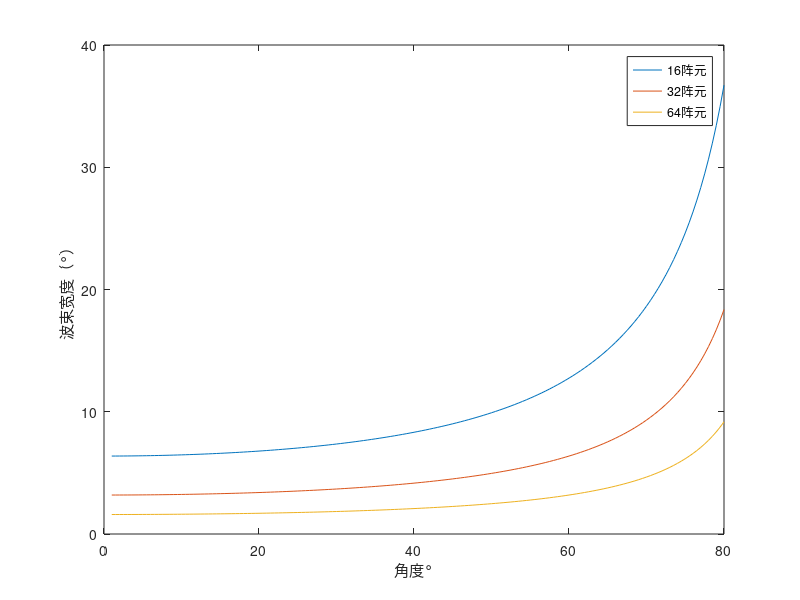

Here is the MATLAB script that generated this plot:
%%波束宽度和波束指向的关系图像

clc;
clear;
lamda=0.03;          %波长为0.03米
d=1/2*lamda;        %阵元间距与波长的关系
theta0=(1:0.5:80)*pi/180;   %来波方向,matlab中三角函数需要弧度
antenna_num1=16;     %阵元数
antenna_num2=32; 
antenna_num3=64;

beta_half_1=[];
beta_half_2=[];
beta_half_3=[];
beta_half_1=(1./cos(theta0))*51*(lamda/d)./antenna_num1;
beta_half_2=(1./cos(theta0))*51*(lamda/d)./antenna_num2;
beta_half_3=(1./cos(theta0))*51*(lamda/d)./antenna_num3;

plot(theta0*180/pi,beta_half_1);hold on;
plot(theta0*180/pi,beta_half_2);
plot(theta0*180/pi,beta_half_3);hold off;
xlabel('角度°')
ylabel('波束宽度（°）')
legend([num2str(antenna_num1),'阵元'],[num2str(antenna_num2),'阵元'],[num2str(antenna_num3),'阵元'])
